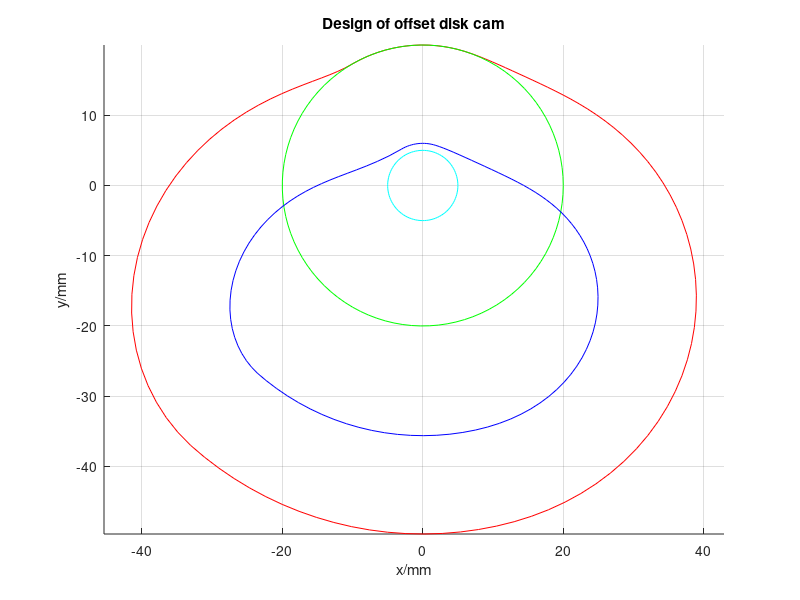
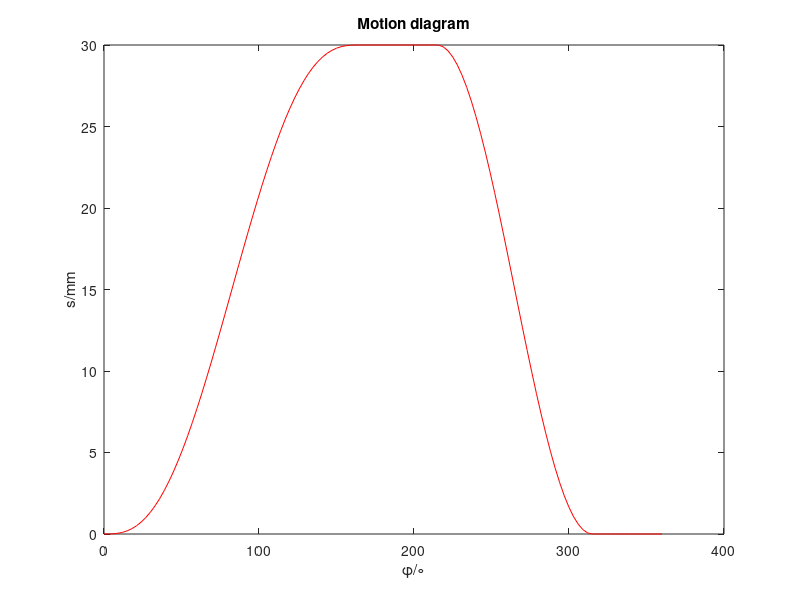

The MATLAB source for these figures, in order:

% Profile design for offset disk cam

% initial base circle radius is 20mm
% the roller radius is 14mm
% the push-travel motion angle is 165 degrees
% the farthest dwell angle is 50 degrees
% the return motion angle is 100 degrees
% the nearest dwell angle is 45 degrees
% push travel is fifth order polynomial motion
% travel distance is 80mm
% return travel is cosine acceleration motion
% cam rotates clockwise
% center of offset circle is on the left side of the push rod
% push pressure angle is 30 degrees
% return pressure angle is 75 degrees
% radius of offset circle: radius of base circle = 1:4

clc; clear;

rd = 180/pi; %rad. -> deg.
dr = pi/180; %deg. -> rad.

r0 = 20; %base circle radius
rr = 14; %roller radius
h = 30; %travel distance
e = 1/4*r0; %offset distance
deltar0 = 1; %base circle radius increase value

alpha1allow = 30*dr; %allowable angle for push travel
alpha2allow = 75*dr; %allowable angle for return travel

rhominallow = 0.3*rr; %allowable minimum radius of curvature

delta1 = 165*dr; %push-travel motion angle
delta2 = 50*dr; %farthest dwell angle
delta3 = 100*dr; %motion angle for return travel
delta4 = 45*dr; %nearest dwell angle

%accumulative angle
delta12 = delta1 + delta2;
delta13 = delta1 + delta2 + delta3;
delta14 = delta1 + delta2 + delta3 + delta4;

deltaDeg = 3; %angle distance
omega1 = 1; %angular velocity of cam
deg = 0:deltaDeg:360; %degree of cam
N = length(deg); %number of points

% initialize matrices
s = ones(N,1);
v = ones(N,1);
a = ones(N,1);
x = ones(N,1);
y = ones(N,1);
dx = ones(N,1);
dy = ones(N,1);
ddx = ones(N,1);
ddy = ones(N,1);
xr = ones(N,1);
yr = ones(N,1);

% rhomin = 1000;deltarhomin = 0; 
% initialize min radius of curvature, corresponding cam angle

% alpha1max = 0; deltaalpha1max = 0; 
% initialize max angle for push travel, corresponding cam angle

% alpha2max = 0; deltaalpha2max = 0; 
% initialize max angle for return travel, corresponding cam angle

% x, y, xr, xr: theoretical and actual profile points, resp.

while 1
    
    e = 1/4*r0;
    s0 = sqrt(r0*r0 - e*e);
    rhomin = 1000;deltarhomin = 0;
    alpha1max = 0; deltaalpha1max = 0;
    alpha2max = 0; deltaalpha2max = 0;

    for n = 1:N

        %push travel
        rdeg = deg(n)*dr; % deg. to rad.
        if  rdeg <= delta1
            T = rdeg/delta1;
            s(n) = h*(10*T^3 - 15*T^4 + 6*T^5);
           
            v(n) = 30*h*T^2*(1 - 2*T + T^2)/delta1; %v=ds/ddelta
            ds = v(n);
            
            a(n) = 60*h*T*(1 - 3*T + 2*T^2)/delta1^2;
            dds = a(n);
            
            %pressure angle for push travel
            alpha1 = atan((abs(ds) - e)/(s(n) + s0));
            
                %select max pressure angle for push travel
                if  alpha1 > alpha1max
                    alpha1max = alpha1;
                    deltaalpha1max = rdeg;
                end
                
        %select min radius of curvature        
        %1st-derivative w.r.t. delta
        dx(n) = (ds - e)*sin(rdeg) + (s0 + s(n))*cos(rdeg);
        dy(n) = (ds - e)*cos(rdeg) - (s0 + s(n))*sin(rdeg);
        
        %2nd-derivative w.r.t. delta
        ddx(n) = (dds - s0 - s(n))*sin(rdeg) + (2*ds - e)*cos(rdeg);
        ddy(n) = (dds - s0 - s(n))*cos(rdeg) - (2*ds - e)*sin(rdeg);
        
        %radius of curvature
        rho = ((ddx(n)^2 + ddy(n)^2)^(3/2))/(dx(n)*ddy(n) - dy(n)*ddx(n)); 
        
        if rho < rhomin && rho > 0
            rhomin = rho;
            deltarhomin = rdeg;
        end
        
        %farthest dwell angle
        elseif rdeg > delta1 && rdeg <= delta12
                s(n) = h; v(n) = 0;
                ds = v(n);

        %return travel
        elseif rdeg > delta12 && rdeg <= delta13
               degback = rdeg - delta12;
               s(n) = 0.5*h*(1 + cos(pi*degback/delta3));
               
               v(n) = -0.5*pi*h*sin(pi*degback/delta3)/(delta3); 
               ds = v(n);
               
               a(n) = -0.5*pi^2*h*cos(pi*degback/delta3)/(delta3);
               dds = a(n);

            %pressure angle for return travel
            alpha2 = atan((abs(ds) + e)/(s(n) + s0));
            
                %select max pressure angle for return travel
                if alpha2 > alpha2max
                   alpha2max = alpha2;
                   deltaalpha2max = rdeg;
                end

        %nearest dwell angle
        elseif rdeg > delta13 && rdeg <= delta14
               s(n) = 0; v(n) = 0;
               ds = v(n);
        end
        
        %select min radius of curvature
        %1st-derivative w.r.t. delta
        dx(n) = (ds - e)*sin(rdeg) + (s0 + s(n))*cos(rdeg);
        dy(n) = (ds - e)*cos(rdeg) - (s0 + s(n))*sin(rdeg);
        
        %2nd-derivative w.r.t. delta
        ddx(n) = (dds - s0 - s(n))*sin(rdeg) + (2*ds - e)*cos(rdeg);
        ddy(n) = (dds - s0 - s(n))*cos(rdeg) - (2*ds - e)*sin(rdeg);
        
        %radius of curvature
        rho = ((ddx(n)^2 + ddy(n)^2)^(3/2))/(dx(n)*ddy(n) - dy(n)*ddx(n)); 
        
        if rho < rhomin && rho > 0
            rhomin = rho;
            deltarhomin = rdeg;
        end

        %------calculating cam profile curve---------------------
        %theoretical cam profile

        x(n) = (s0 + s(n))*sin(rdeg) + e*cos(rdeg);
        y(n) = (s0 + s(n))*cos(rdeg) - e*sin(rdeg);

        %real cam profile
        stheta = dx(n)/(sqrt(dx(n)*dx(n) + dy(n)*dy(n)));
        ctheta = -dy(n)/(sqrt(dx(n)*dx(n) + dy(n)*dy(n)));
        
        %inner envelope profile
        xr(n) = x(n) - rr*ctheta;
        yr(n) = y(n) - rr*stheta;
        
    end %w.r.t. for

        %If parameters are not suitable, adjust the radius of the base circle
        if alpha1max > alpha1allow || alpha2max > alpha2allow || rhomin - e < rhominallow
            r0 = r0 + deltar0;
            continue;
        else
            break;        
        end
        
end %w.r.t. while

%print related parameters and draw cam profile
fprintf('base circle radius\n');
fprintf('%6.4f\n', r0);

fprintf('max angle for push travel, corresponding cam angle\n');
fprintf('%6.4f %6.4f\n',alpha1max*rd,deltaalpha1max*rd);

fprintf('max angle for return travel, corresponding cam angle\n');
fprintf('%6.4f %6.4f\n',alpha2max*rd,deltaalpha2max*rd);

fprintf('min radius of curvature, corresponding cam angle\n');
fprintf('%6.4f %6.4f\n',rhomin,deltarhomin*rd);

%--------nominal profile points-------------------------------
fprintf('Results: nominal profile points \n' );
fprintf('n   x   y \n');

for i = 1:N
fprintf('%d\t %6.4f\t %6.4f \n', i,x(i),y(i));
end

%--------actual profile points---------------------------------
fprintf('Results: actual profile points \n' );
fprintf('n   x   y \n');

for i = 1:N
fprintf('%d\t %6.4f\t %6.4f \n', i,xr(i),yr(i));
end

%-------------nominal profile----------------------------------
figure(1)
hold on; grid on; axis equal;
title('Design of offset disk cam');
xlabel('x/mm');
ylabel('y/mm');
plot(x,y, 'r-');
ct = linspace(0, 2*pi);
plot(r0*cos(ct), r0*sin(ct), 'g-'); %base circle
plot(e*cos(ct), e*sin(ct), 'c-'); %offset circle

%------------actual profile------------------------------------
plot(xr,yr, 'b-');

%------------motion diagram------------------------------------
figure(2)
plot(deg,s,'r-');
title('Motion diagram');
xlabel('\phi/\circ');
ylabel('s/mm')
%--------------------------------------------------------------

